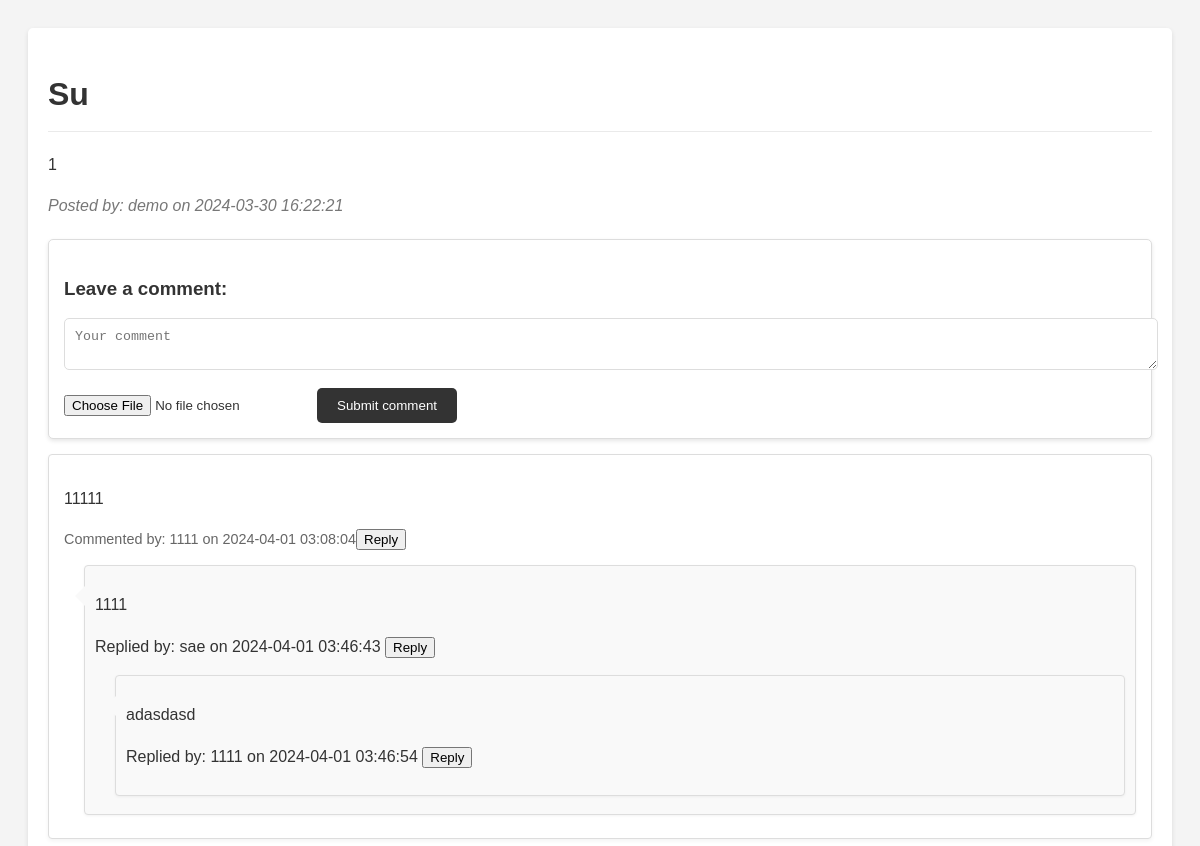
/post_detail.php?id=5 (upper part), run on an earlier commit of the app's database.
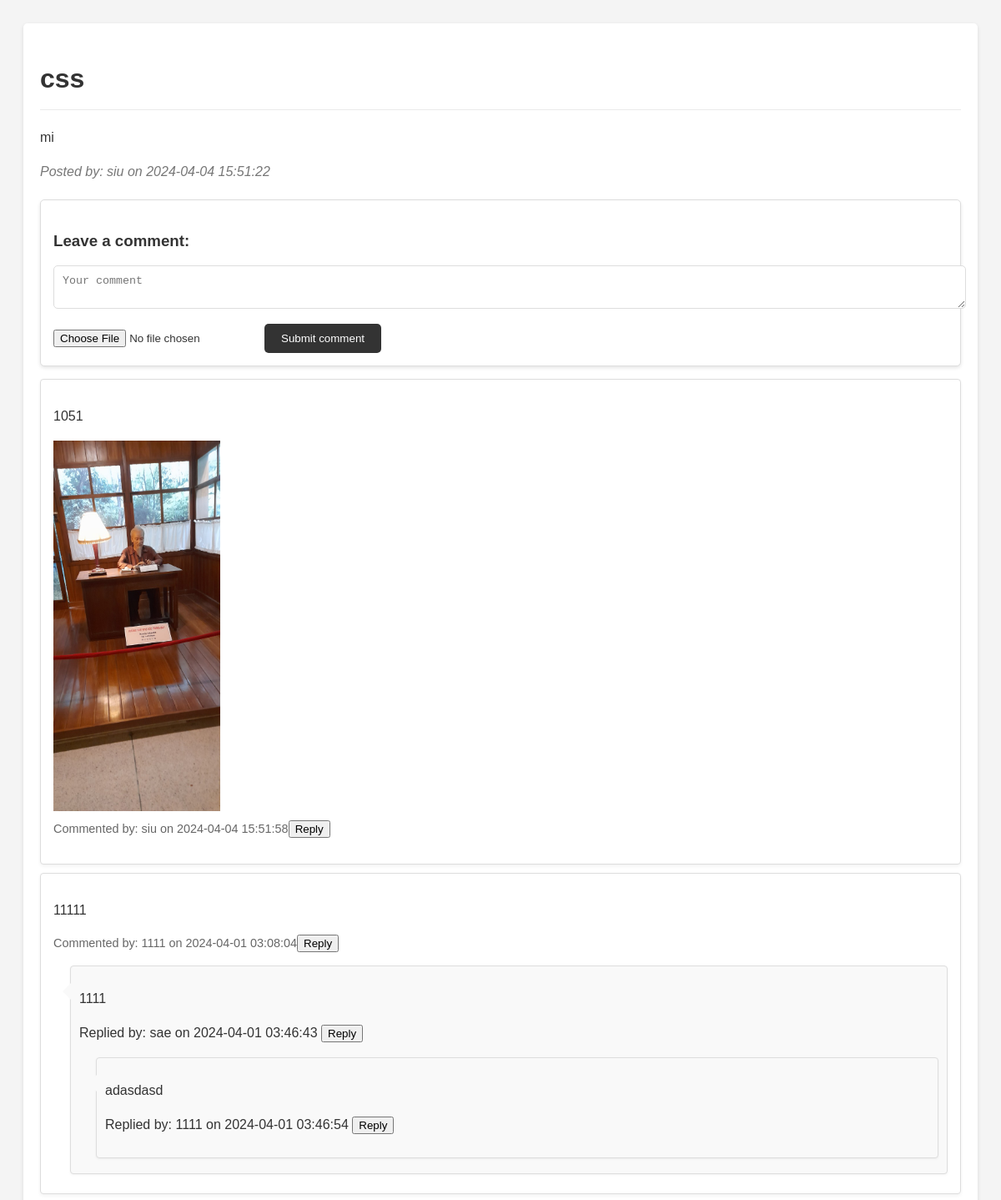
And on a later commit of the database.
### tables this page shows
CREATE TABLE IF NOT EXISTS `posts`
(
    `id`
    int
(
    11
) NOT NULL AUTO_INCREMENT,
    `title` varchar
(
    255
) NOT NULL,
    `content` text NOT NULL,
    `author` varchar
(
    255
) NOT NULL,
    `created_at` timestamp NOT NULL DEFAULT current_timestamp
(
),
    PRIMARY KEY
(
    `id`
)
    );

CREATE TABLE IF NOT EXISTS `comments`
(
    `id`
    int
(
    255
) NOT NULL AUTO_INCREMENT,
    `post_id` int
(
    255
) NOT NULL,
    `author` varchar
(
    255
) NOT NULL,
    `content` text NOT NULL,
    `created_at` timestamp NOT NULL DEFAULT current_timestamp
(
) ON UPDATE current_timestamp
(
),
    `image_path` varchar
(
    255
) DEFAULT NULL,
    PRIMARY KEY
(
    `id`
)
    );

CREATE TABLE IF NOT EXISTS `replies` (
  `id` int(255) NOT NULL AUTO_INCREMENT,
  `comment_id` int(255) NOT NULL,
  `author` varchar(255) NOT NULL,
  `content` text NOT NULL,
  `image` varchar(255) DEFAULT NULL,
  `created_at` timestamp NOT NULL DEFAULT current_timestamp() ON UPDATE current_timestamp(),
  `parent_id` int(11) DEFAULT NULL,
  `image_path` varchar(255) DEFAULT NULL,
  PRIMARY KEY (`id`),
  KEY `comment_id` (`comment_id`),
  KEY `parent_id` (`parent_id`)
);

### post_detail.php (the view, shortened to what this page needs)
<!DOCTYPE html>
<html lang="en">
<head>
    <link rel="stylesheet" href="style.css">
</head>
<body>
    <?php
    include 'db.php';
    $user_name = $_SESSION['username'];
    function displayReplies($conn, $comment_id, $parent_id = null, $level = 0, $post_id, $user_name) {
        $reply_sql = "SELECT * FROM replies WHERE comment_id = $comment_id" . ($parent_id ? " AND parent_id = $parent_id" : " AND parent_id IS NULL") . " ORDER BY created_at DESC";
        $reply_result = $conn->query($reply_sql);
        if ($reply_result->num_rows > 0) {
            echo "<div class='replies level-$level'>";
            while($reply = $reply_result->fetch_assoc()) {
                echo "<div class='reply'>";
                echo "<p>" . htmlspecialchars($reply["content"]) . "</p>";
                echo "<p class='reply-meta'>Replied by: " . htmlspecialchars($reply["author"]) . " on " . $reply["created_at"];
                echo " <button onclick='toggleReplyForm(" . $comment_id . ", " . $reply['id'] . ")'>Reply</button></p>";
                displayReplies($conn, $comment_id, $reply['id'], $level + 1, $post_id, $user_name);
                echo "</div>";
            }
            echo "</div>";
        }
    }
    if(isset($_GET['id']) && is_numeric($_GET['id'])) {
        $post_id = $_GET['id'];
        $sql = "SELECT title, content, author, created_at FROM posts WHERE id = $post_id";
        $result = $conn->query($sql);
        if ($result->num_rows > 0) {
            $row = $result->fetch_assoc();
            echo "<div class='post-detail'>";
            echo "<h1>" . htmlspecialchars($row["title"]) . "</h1>";
            echo "<p>" . nl2br(htmlspecialchars($row["content"])) . "</p>";
            echo "<p class='post-meta'>Posted by: " . htmlspecialchars($row["author"]) . " on " . $row["created_at"] . "</p>";
            echo "<div class='comment-form'>";
            echo "<h3>Leave a comment:</h3>";
            echo "<form action='post_comment.php' method='post'  enctype='multipart/form-data'>";
            echo "<textarea name='content' placeholder='Your comment' required></textarea>";
            echo "<input type='file' name='image'>";
            echo "<button type='submit'>Submit comment</button>";
            echo "</form>";
            echo "</div>";
            $comment_sql = "SELECT * FROM comments WHERE post_id = $post_id ORDER BY created_at DESC";
            $comment_result = $conn->query($comment_sql);
            if ($comment_result->num_rows > 0) {
                echo "<div class='comments-section'>";
                while($comment = $comment_result->fetch_assoc()) {
                    echo "<div class='comment'>";
                    echo "<p>" . htmlspecialchars($comment["content"]) . "</p>";
                    if (!empty($comment["image_path"])) {
                        echo "<img src='/" . $comment["image_path"] . "' alt='Comment Image'>";
                    }
                    echo "<p class='comment-meta'>Commented by: " . htmlspecialchars($comment["author"]) . " on " . $comment["created_at"];
                    echo "<button onclick='toggleReplyForm(" . $comment['id'] . ")'>Reply</button></p>";
                    displayReplies($conn, $comment['id'], null, 0, $post_id, $user_name);
                    echo "</div>";
                }
                echo "</div>";
            } else {
                echo "<p>No comments yet.</p>";
            }
            echo "</div>";
        } else {
            echo "<p>The post does not exist.</p>";
        }
    } else {
        echo "<p>Invalid post ID.</p>";
    }
    ?>
</body>
</html>

What changed in the data, as far as the page shows it:
changed posts: title "Su" → "css"; content "1" → "mi"; author "demo" → "siu"; created_at "2024-03-30 16:22:21" → "2024-04-04 15:51:22"
added comments: content "1051", image_path (picture), author "siu", created_at "2024-04-04 15:51:58"
